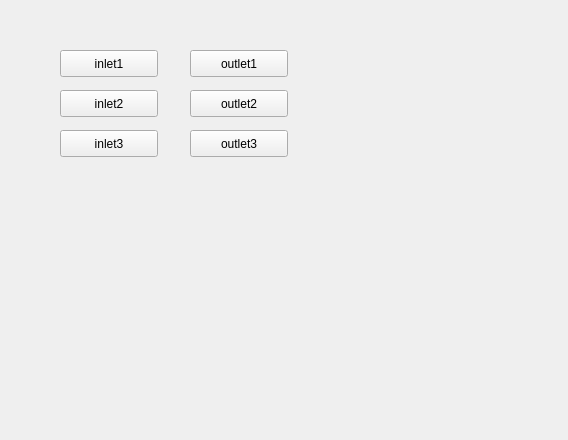
<?xml version="1.0" encoding="UTF-8"?>
<ui version="4.0">
 <class>Form</class>
 <widget class="QWidget" name="Form">
  <property name="geometry">
   <rect>
    <x>0</x>
    <y>0</y>
    <width>568</width>
    <height>440</height>
   </rect>
  </property>
  <property name="windowTitle">
   <string>Form</string>
  </property>
  <widget class="QPushButton" name="inlet1">
   <property name="geometry">
    <rect>
     <x>60</x>
     <y>50</y>
     <width>98</width>
     <height>27</height>
    </rect>
   </property>
   <property name="text">
    <string>inlet1</string>
   </property>
   <property name="checkable">
    <bool>true</bool>
   </property>
  </widget>
  <widget class="QPushButton" name="inlet2">
   <property name="geometry">
    <rect>
     <x>60</x>
     <y>90</y>
     <width>98</width>
     <height>27</height>
    </rect>
   </property>
   <property name="text">
    <string>inlet2</string>
   </property>
   <property name="checkable">
    <bool>true</bool>
   </property>
  </widget>
  <widget class="QPushButton" name="inlet3">
   <property name="geometry">
    <rect>
     <x>60</x>
     <y>130</y>
     <width>98</width>
     <height>27</height>
    </rect>
   </property>
   <property name="text">
    <string>inlet3</string>
   </property>
   <property name="checkable">
    <bool>true</bool>
   </property>
  </widget>
  <widget class="QPushButton" name="outlet1">
   <property name="geometry">
    <rect>
     <x>190</x>
     <y>50</y>
     <width>98</width>
     <height>27</height>
    </rect>
   </property>
   <property name="text">
    <string>outlet1</string>
   </property>
   <property name="checkable">
    <bool>true</bool>
   </property>
  </widget>
  <widget class="QPushButton" name="outlet2">
   <property name="geometry">
    <rect>
     <x>190</x>
     <y>90</y>
     <width>98</width>
     <height>27</height>
    </rect>
   </property>
   <property name="text">
    <string>outlet2</string>
   </property>
   <property name="checkable">
    <bool>true</bool>
   </property>
  </widget>
  <widget class="QPushButton" name="outlet3">
   <property name="geometry">
    <rect>
     <x>190</x>
     <y>130</y>
     <width>98</width>
     <height>27</height>
    </rect>
   </property>
   <property name="text">
    <string>outlet3</string>
   </property>
   <property name="checkable">
    <bool>true</bool>
   </property>
  </widget>
 </widget>
 <resources/>
 <connections/>
</ui>
